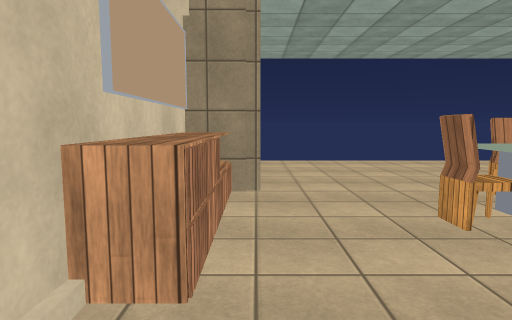
view 1 (above)

16 first-person views from a walk through a scene from a Unity 3-D project. The camera is 1.4 m above the floor, tilts 6° down and sees 75° across. The floor is counted in squares, 1 m on a side. Each view is taken from the middle of a square. On the plan, view 1 faces up. The plan holds only what a view shows up to about 15 squares ahead; the rest is blank. The place goes on beyond the plan. The player character is not drawn. Surface patterns are stand-ins for the level's own textures.

view 2
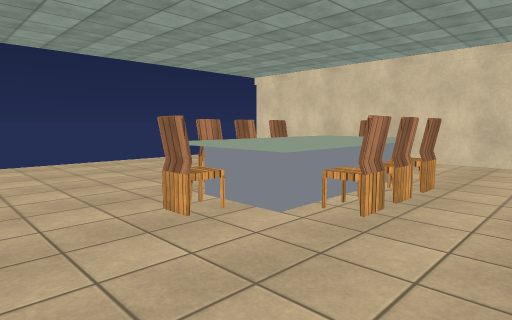

view 3
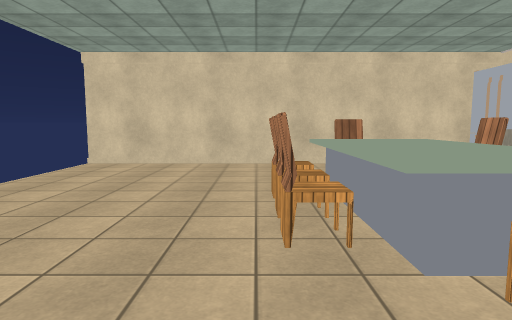

view 4
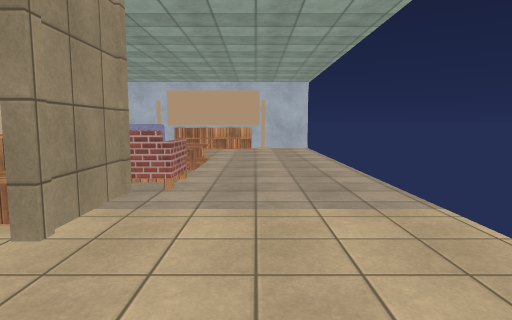

view 5
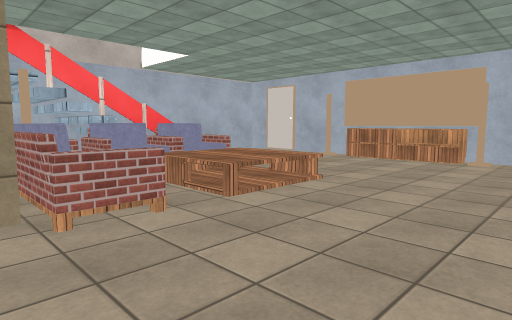

view 6
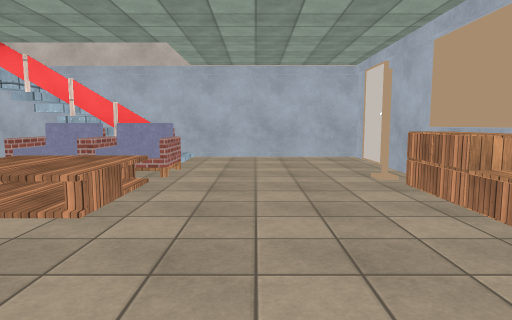

view 7
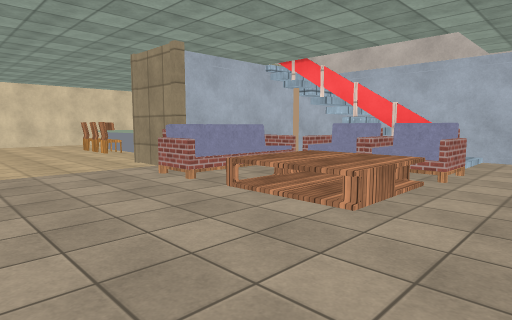

view 8
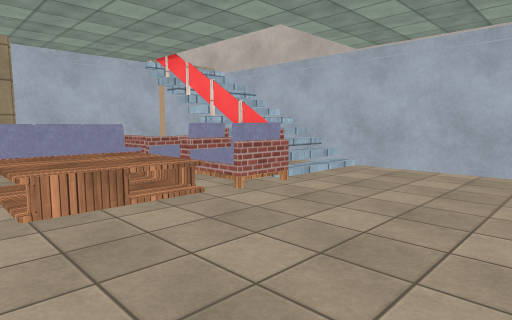

view 9
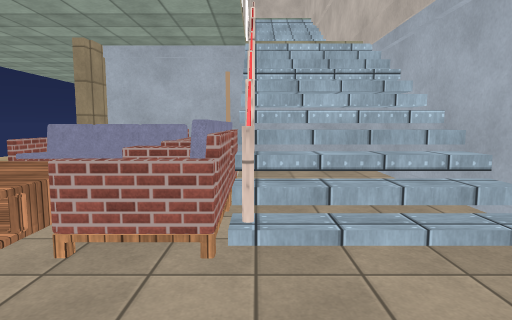

view 10
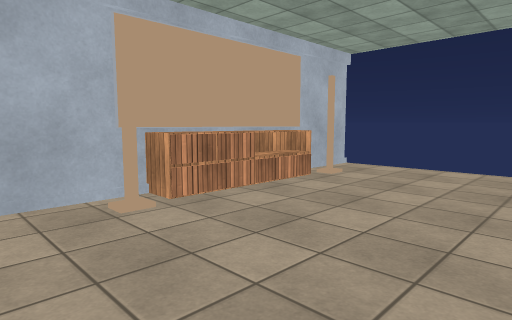

view 11
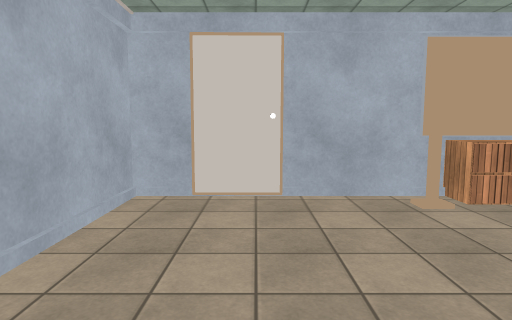

view 12
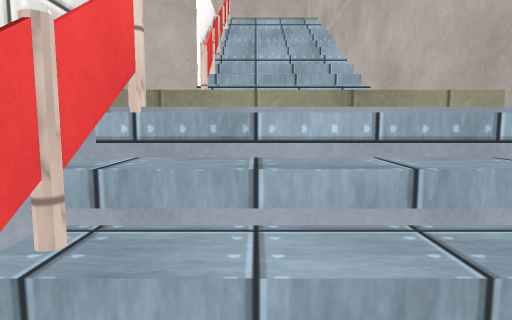

view 13
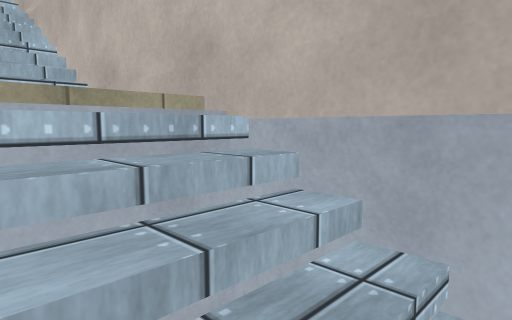

view 14
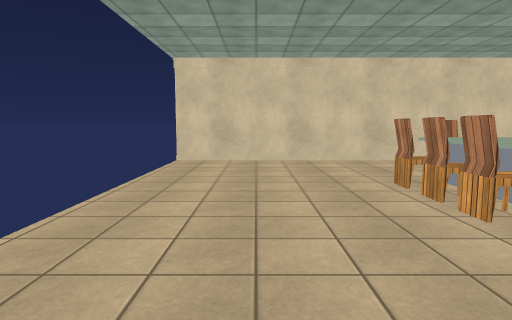

view 15
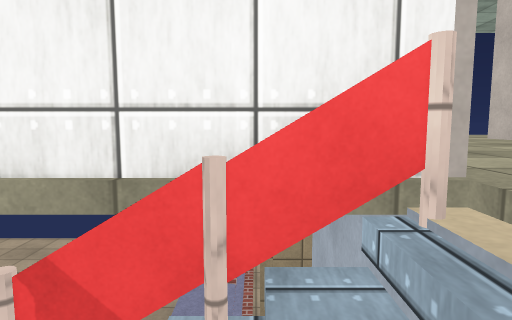

view 16
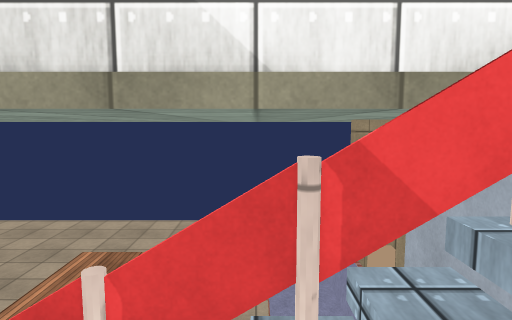

### Floor plan
Key: @ floor where view 1 was taken; # wall or solid block; x gap in a wall; . main floor; : floor 4 m higher than the main floor; / step, stairs or slope; = window, fence, low wall or low ledge; ^ raised ledge; O other object.
Columns run from 17 left of view 1 to 13 right of it. Each row starts with its distance up from view 1.
 13 x/////////////////////////////x
 12 #.............................#
 11 #.............................#
 10 #.#...........................#
  9 #O............................#
  8 #O......OOOOOOO...............#
  7 #O......OOOOOO####............#
  6 #O......OOOOOOO#O....^OOOO....#
  5 #O......OOOOOOO#O...OO^^^^O...#
  4 #.#.....OOOOOOO^O....^^^^^....#
  3 #.......OOO##^^#O....^OOOO....#
  2 #.......##===###..............#
  1 #.......///////:   .......... #
  0 #.......///////: @  ..        #
 -1 #.......////////    ///////   O
 -2 #############################

Positions as (right, up) in squares from view 1, and headings:
1: (0, 0), facing up
2: (0, 0), facing up-right
3: (1, 7), facing right
4: (4, 10), facing left
5: (-2, 13), facing down-left
6: (-12, 13), facing down
7: (-12, 13), facing down-right
8: (-15, 9), facing down-right
9: (-13, 2), facing right
10: (-10, 2), facing up-left
11: (-9, 1), facing left
12: (-5, 1), facing right
13: (-5, 1), facing down-right
14: (0, 10), facing right
15: (-3, 0), facing up
16: (-5, 0), facing up
